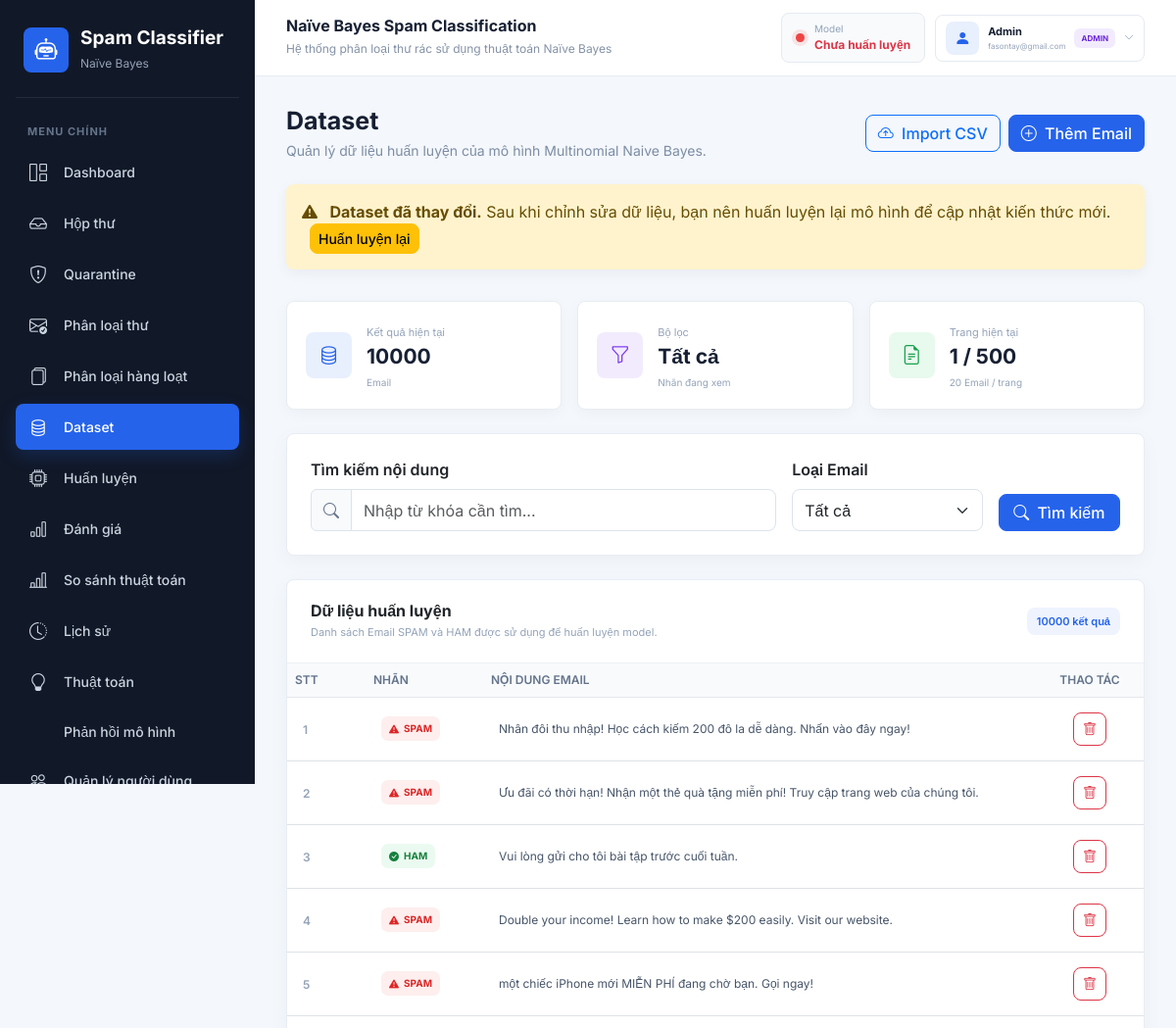
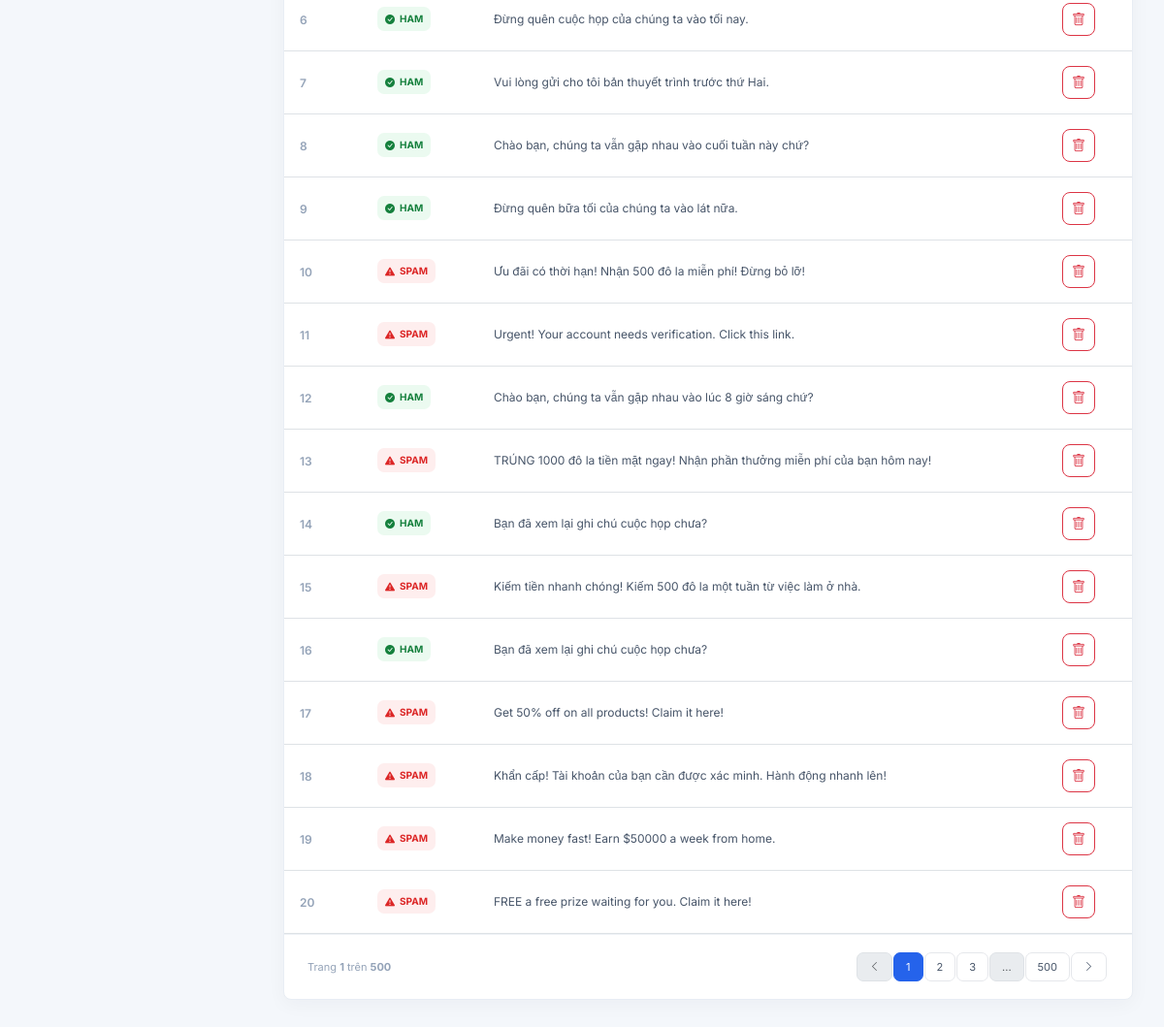
The app's page /dataset (signed in) with its own data (2 pictures, top to bottom).
### tables this page shows
CREATE TABLE users (
                id INTEGER PRIMARY KEY AUTOINCREMENT,
                name TEXT NOT NULL,
                email TEXT NOT NULL UNIQUE,
                password_hash TEXT NOT NULL,
                role TEXT NOT NULL DEFAULT 'user'
                    CHECK (role IN ('admin', 'user')),
                is_active INTEGER NOT NULL DEFAULT 1,
                created_at TIMESTAMP NOT NULL DEFAULT CURRENT_TIMESTAMP,
                last_login TIMESTAMP
            );

### app.py (the view, shortened to what this page needs)
@app.route("/dataset")
@admin_required
def dataset():
    df = pd.read_csv("dataset/spam_dataset.csv")
    df = df.reset_index()
    search = request.args.get("search", "").strip()
    label = request.args.get("label", "all")
    page = request.args.get("page", 1, type=int)
    per_page = 20
    if label in ["spam", "ham"]:
        df = df[df["label"] == label]
    total = len(df)
    total_pages = max(
        1,
        (total + per_page - 1) // per_page
    )
    if page < 1:
        page = 1
    if page > total_pages:
        page = total_pages
    start = (page - 1) * per_page
    end = start + per_page
    df_page = df.iloc[start:end]
    emails = df_page.to_dict(orient="records")
    return render_template(
        "dataset.html",
        emails=emails,
        total=total,
        page=page,
        total_pages=total_pages,
        search=search,
        label=label,
        start_index=start
    )

### templates/dataset.html (shortened to what this page needs)
{% extends "base.html" %}
{% block content %}
<div class="dataset-page-header">
    <div class="page-title mb-0">
        <h2>Dataset</h2>
        <p>Quản lý dữ liệu huấn luyện của mô hình Multinomial Naive Bayes.</p>
    </div>
    <div class="dataset-actions">
        <button type="button" class="btn btn-outline-primary" data-bs-toggle="modal" data-bs-target="#importModal">
            <i class="bi bi-cloud-arrow-up me-1"></i> Import CSV
        </button>
        <button type="button" class="btn btn-primary" data-bs-toggle="modal" data-bs-target="#addEmailModal">
            <i class="bi bi-plus-circle me-1"></i> Thêm Email
        </button>
    </div>
</div>
{% if global_model_status.outdated %}
<div class="alert alert-warning custom-alert mt-4" role="alert">
    <i class="bi bi-exclamation-triangle-fill me-2"></i>
    <strong>Dataset đã thay đổi.</strong>
    Sau khi chỉnh sửa dữ liệu, bạn nên huấn luyện lại mô hình để cập nhật kiến thức mới.
    <a href="{{ url_for('train') }}" class="btn btn-warning btn-sm ms-2">Huấn luyện lại</a>
</div>
{% endif %}
<div class="row g-3 mt-1 mb-4">
    <div class="col-md-4">
        <div class="dataset-stat-card">
            <div class="dataset-stat-icon blue"><i class="bi bi-database"></i></div>
            <div><span>Kết quả hiện tại</span><h3>{{ total }}</h3><small>Email</small></div>
        </div>
    </div>
    <div class="col-md-4">
        <div class="dataset-stat-card">
            <div class="dataset-stat-icon purple"><i class="bi bi-funnel"></i></div>
            <div>
                <span>Bộ lọc</span>
                <h3>{% if label == "spam" %}SPAM{% elif label == "ham" %}HAM{% else %}Tất cả{% endif %}</h3>
                <small>Nhãn đang xem</small>
            </div>
        </div>
    </div>
    <div class="col-md-4">
        <div class="dataset-stat-card">
            <div class="dataset-stat-icon green"><i class="bi bi-file-earmark-text"></i></div>
            <div><span>Trang hiện tại</span><h3>{{ page }} / {{ total_pages }}</h3><small>20 Email / trang</small></div>
        </div>
    </div>
</div>
<div class="card mb-4 dataset-filter-card">
    <div class="card-body p-4">
        <form method="GET" action="{{ url_for('dataset') }}">
            <div class="row g-3 align-items-end">
                <div class="col-lg-7">
                    <label for="datasetSearch" class="form-label fw-semibold">Tìm kiếm nội dung</label>
                    <div class="input-group">
                        <span class="input-group-text"><i class="bi bi-search"></i></span>
                        <input id="datasetSearch" type="search" name="search" class="form-control" placeholder="Nhập từ khóa cần tìm..." value="{{ search }}">
                    </div>
                </div>
                <div class="col-lg-3">
                    <label for="datasetLabel" class="form-label fw-semibold">Loại Email</label>
                    <select id="datasetLabel" name="label" class="form-select">
                        <option value="all"{% if label == "all" %} selected{% endif %}>Tất cả</option>
                    </select>
                </div>
                <div class="col-lg-2">
                    <button type="submit" class="btn btn-primary w-100"><i class="bi bi-search me-1"></i> Tìm kiếm</button>
                </div>
            </div>
        </form>
    </div>
</div>
<div class="card dataset-table-card">
    <div class="card-body p-0">
        <div class="dataset-table-header">
            <div><h4>Dữ liệu huấn luyện</h4><p>Danh sách Email SPAM và HAM được sử dụng để huấn luyện model.</p></div>
            <span class="dataset-count-badge">{{ total }} kết quả</span>
        </div>
        <div class="table-responsive">
            <table class="table dataset-table align-middle mb-0">
                <thead>
                    <tr><th>STT</th><th>Nhãn</th><th>Nội dung Email</th><th class="text-center">Thao tác</th></tr>
                </thead>
                <tbody>
                    {% for email in emails %}
                    <tr>
                        <td><span class="dataset-index">{{ start_index + loop.index }}</span></td>
                        <td>
                            {% if email.label|lower == "spam" %}
                            <span class="dataset-label spam"><i class="bi bi-exclamation-triangle-fill"></i> SPAM</span>
                            {% else %}
                            <span class="dataset-label ham"><i class="bi bi-check-circle-fill"></i> HAM</span>
                            {% endif %}
                        </td>
                        <td><div class="dataset-email-content">{{ email.text }}</div></td>
                        <td class="text-center">
                            <form method="POST" action="{{ url_for('delete_dataset', index=email['index']) }}" class="dataset-delete-form">
                                <button type="submit" class="btn btn-sm btn-outline-danger dataset-delete-button" title="Xóa Email" aria-label="Xóa Email">
                                    <i class="bi bi-trash"></i>
                                </button>
                            </form>
                        </td>
                    </tr>
                    {% endfor %}
                </tbody>
            </table>
        </div>
        {% if total_pages > 1 %}
        <div class="dataset-pagination">
            <div class="pagination-info">Trang <strong>{{ page }}</strong> trên <strong>{{ total_pages }}</strong></div>
            <nav aria-label="Phân trang Dataset">
                <ul class="pagination mb-0">
                    <li class="page-item{% if page <= 1 %} disabled{% endif %}">
                        <a class="page-link" href="{{ url_for('dataset', page=page-1, search=search, label=label) }}" aria-label="Trang trước"><i class="bi bi-chevron-left"></i></a>
                    </li>
                    {% for p in range(1, total_pages + 1) %}
                        {% if p == 1 or p == total_pages or (p >= page - 2 and p <= page + 2) %}
                        <li class="page-item{% if p == page %} active{% endif %}">
                            <a class="page-link" href="{{ url_for('dataset', page=p, search=search, label=label) }}">{{ p }}</a>
                        </li>
                        {% elif p == page - 3 or p == page + 3 %}
                        <li class="page-item disabled"><span class="page-link">...</span></li>
                        {% endif %}
                    {% endfor %}
                    <li class="page-item{% if page >= total_pages %} disabled{% endif %}">
                        <a class="page-link" href="{{ url_for('dataset', page=page+1, search=search, label=label) }}" aria-label="Trang sau"><i class="bi bi-chevron-right"></i></a>
                    </li>
                </ul>
            </nav>
        </div>
        {% endif %}
    </div>
</div>
{% endblock %}

### templates/base.html (shortened to what this page needs)
<!DOCTYPE html>
<html lang="vi">
<head>
    <link
        href="https://cdn.jsdelivr.net/npm/bootstrap@5.3.3/dist/css/bootstrap.min.css"
        rel="stylesheet"
    >
    <link
        rel="stylesheet"
        href="https://cdn.jsdelivr.net/npm/bootstrap-icons@1.11.3/font/bootstrap-icons.css"
    >
    <link
        rel="stylesheet"
        href="{{ url_for('static', filename='css/style.css') }}"
    >
</head>
<body>
<div class="app-wrapper">
    <aside class="sidebar" id="appSidebar">
        <div class="sidebar-brand">
            <div class="brand-icon">
                <i class="bi bi-robot"></i>
            </div>
            <div>
                <h4>Spam Classifier</h4>
                <span>Naïve Bayes</span>
            </div>
        </div>
        <div class="sidebar-section-title">MENU CHÍNH</div>
        <nav class="sidebar-nav" aria-label="Điều hướng chính">
            <a
                href="{{ url_for('index') }}"
                class="sidebar-link {% if request.endpoint == 'index' %}active{% endif %}"
            >
                <i class="bi bi-grid-1x2"></i>
                <span>Dashboard</span>
            </a>
            <a
                href="{{ url_for('mail') }}"
                class="sidebar-link {% if request.endpoint in ['mail', 'mail_message_detail', 'submit_mail_feedback', 'connect_imap', 'connect_google', 'google_callback', 'sync_mail_account', 'disconnect_mail_account'] %}active{% endif %}"
            >
                <i class="bi bi-inbox"></i>
                <span>Hộp thư</span>
            </a>
            <a
                href="{{ url_for('quarantine') }}"
                class="sidebar-link {% if request.endpoint == 'quarantine' %}active{% endif %}"
            >
                <i class="bi bi-shield-exclamation"></i>
                <span>Quarantine</span>
            </a>
            <a
                href="{{ url_for('predict') }}"
                class="sidebar-link {% if request.endpoint == 'predict' %}active{% endif %}"
            >
                <i class="bi bi-envelope-check"></i>
                <span>Phân loại thư</span>
            </a>
            <a
                href="{{ url_for('batch_predict') }}"
                class="sidebar-link {% if request.endpoint in ['batch_predict', 'download_batch_result'] %}active{% endif %}"
            >
                <i class="bi bi-files"></i>
                <span>Phân loại hàng loạt</span>
            </a>
            {% if current_user.role == 'admin' %}
            <a
                href="{{ url_for('dataset') }}"
                class="sidebar-link {% if request.endpoint in ['dataset', 'add_dataset', 'delete_dataset', 'import_dataset'] %}active{% endif %}"
            >
                <i class="bi bi-database"></i>
                <span>Dataset</span>
            </a>
            <a
                href="{{ url_for('train') }}"
                class="sidebar-link {% if request.endpoint == 'train' %}active{% endif %}"
            >
                <i class="bi bi-cpu"></i>
                <span>Huấn luyện</span>
            </a>
            <a
                href="{{ url_for('evaluate') }}"
                class="sidebar-link {% if request.endpoint == 'evaluate' %}active{% endif %}"
            >
                <i class="bi bi-bar-chart"></i>
                <span>Đánh giá</span>
            </a>
            <a
                href="{{ url_for('compare') }}"
                class="sidebar-link {% if request.endpoint == 'compare' %}active{% endif %}"
            >
                <i class="bi bi-bar-chart-line"></i>
                <span>So sánh thuật toán</span>
            </a>
            {% endif %}
            <a
                href="{{ url_for('history') }}"
                class="sidebar-link {% if request.endpoint in ['history', 'delete_history', 'delete_all_history'] %}active{% endif %}"
            >
                <i class="bi bi-clock-history"></i>
                <span>Lịch sử</span>
            </a>
            <a
                href="{{ url_for('algorithm') }}"
                class="sidebar-link {% if request.endpoint == 'algorithm' %}active{% endif %}"
            >
                <i class="bi bi-lightbulb"></i>
                <span>Thuật toán</span>
            </a>
            {% if current_user.role == 'admin' %}
            <a
                href="{{ url_for('admin_feedback') }}"
                class="sidebar-link {% if request.endpoint in ['admin_feedback', 'approve_mail_feedback', 'reject_mail_feedback'] %}active{% endif %}"
            >
                <span>Phản hồi mô hình</span>
            </a>
            <a
                href="{{ url_for('users') }}"
                class="sidebar-link {% if request.endpoint in ['users', 'create_user_route', 'toggle_user_active', 'change_user_role'] %}active{% endif %}"
            >
                <i class="bi bi-people"></i>
                <span>Quản lý người dùng</span>
            </a>
            {% endif %}
        </nav>
    </aside>
    <main class="main-content">
        <header class="topbar">
            <div class="topbar-heading">
                <div class="topbar-title">
                    <h5>Naïve Bayes Spam Classification</h5>
                    <span>Hệ thống phân loại thư rác sử dụng thuật toán Naïve Bayes</span>
                </div>
            </div>
            <div class="topbar-actions">
            <div class="model-status" aria-live="polite">
                {% if not global_model_status.trained %}
                    <span class="status-dot danger"></span>
                    <div>
                        <small>Model</small>
                        <strong class="text-danger">Chưa huấn luyện</strong>
                    </div>
                {% elif global_model_status.outdated %}
                    <span class="status-dot warning"></span>
                    <div>
                        <small>Model</small>
                        <strong class="status-warning-text">Cần Train lại</strong>
                    </div>
                {% else %}
                    <span class="status-dot success"></span>
                    <div>
                        <small>Model</small>
                        <strong class="text-success">Ready</strong>
                    </div>
                {% endif %}
            </div>
            <div class="dropdown user-menu">
                <button
                    class="user-menu-toggle"
                    type="button"
                    data-bs-toggle="dropdown"
                    aria-expanded="false"
                    title="Tài khoản"
                >
                    <span class="user-avatar"><i class="bi bi-person-fill"></i></span>
                    <span class="user-menu-name">
                        <strong>{{ current_user.name }}</strong>
                        <small>{{ current_user.email }}</small>
                    </span>
                    <span class="role-badge {{ current_user.role }}">{{ current_user.role|upper }}</span>
                    <i class="bi bi-chevron-down user-menu-arrow"></i>
                </button>
            </div>
            </div>
        </header>
        <section class="page-content">
            {% block content %}{% endblock %}
        </section>
    </main>
</div>
</body>
</html>

### records on screen
users: name "Admin", email "fasontay@gmail.com", role "ADMIN"

### other values on screen
{{ total }} "10000"
{{ page }} "1"
{{ total_pages }} "500"
{{ start_index + loop.index }} "1" "2" "3" "4" "5" "6" "7" "8" "9" "10" "11" "12" "13" "14" "15" "16" "17" "18" "19" "20"
{{ email.text }} "Nhân đôi thu nhập! Học cách kiếm 200 đô la dễ dàng. Nhấn vào đây ngay!" "Ưu đãi có thời hạn! Nhận một thẻ quà tặng miễn phí! Truy cập trang web của chúng tôi." "Vui lòng gửi cho tôi bài tập trước cuối tuần." "Double your income! Learn how to make $200 easily. Visit our website." "một chiếc iPhone mới MIỄN PHÍ đang chờ bạn. Gọi ngay!" "Đừng quên cuộc họp của chúng ta vào tối nay." "Vui lòng gửi cho tôi bản thuyết trình trước thứ Hai." "Chào bạn, chúng ta vẫn gặp nhau vào cuối tuần này chứ?" "Đừng quên bữa tối của chúng ta vào lát nữa." "Ưu đãi có thời hạn! Nhận 500 đô la miễn phí! Đừng bỏ lỡ!" "Urgent! Your account needs verification. Click this link." "Chào bạn, chúng ta vẫn gặp nhau vào lúc 8 giờ sáng chứ?" "TRÚNG 1000 đô la tiền mặt ngay! Nhận phần thưởng miễn phí của bạn hôm nay!" "Bạn đã xem lại ghi chú cuộc họp chưa?" "Kiếm tiền nhanh chóng! Kiếm 500 đô la một tuần từ việc làm ở nhà." "Bạn đã xem lại ghi chú cuộc họp chưa?" "Get 50% off on all products! Claim it here!" "Khẩn cấp! Tài khoản của bạn cần được xác minh. Hành động nhanh lên!" "Make money fast! Earn $50000 a week from home." "FREE a free prize waiting for you. Claim it here!"
{{ p }} "1" "2" "3" "500"
